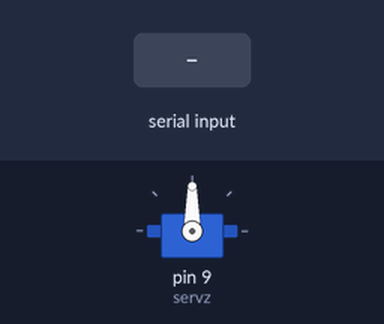
The sketch below on a simulated Arduino Uno, built with avr-gcc and run on an emulated ATmega328P. On the bench: servo. The inputs (shaded band) are chosen by the test bench.

Above: at 1.2 s.
1.3 s: "1\n" received over Serial
At 1.45 s:
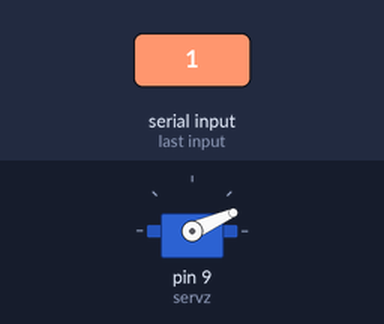
4.3 s: "1\n" received over Serial
At 7.41 s:
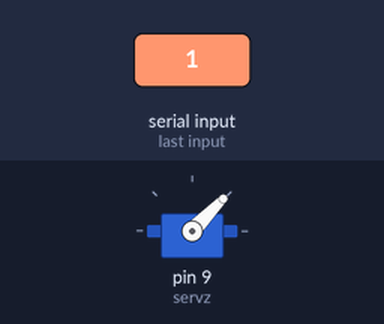
Timing chart, 0 to 15.3 s (numbered marks = the images above; inputs shaded):
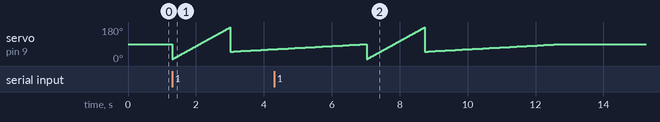

The sketch:

AdvancedTilt.ino
```cpp
#include <Servo.h>

Servo servz;

int command = 0;


void setup()
{
  servz.attach(9);

  Serial.begin(9600);

}

void loop()
{

  if( Serial.available() )
  {
      command = Serial.parseInt();
      if (command  == 1 )
      {
         scanUp(10,180,10);
         scanUp(50,90,100);
      }
      if (command == 0)
      {
         servz.write(90);
      }
  }
  delay(10);

}

void scanUp(int theBegin, int theEnd, int slowness)
{
   for ( int i = theBegin ; i < theEnd; i++)
      {
        servz.write(i);
        delay(slowness);
      }
}

void scanDown(int theBegin, int theEnd, int slowness)
{
   for ( int i = theBegin ; i > theEnd; i--)
      {
        servz.write(i);
        delay(slowness);
      }
}
```
